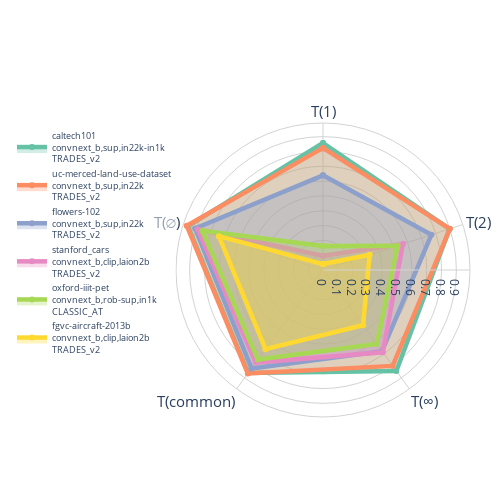

Here is the notebook cell this chart was saved with:
### Code cell
import matplotlib.pyplot as plt

# Rebuild radar data with config names included for each dataset's rank-1 configuration
radar_data_with_names = []

datas= [ 'stanford_cars',
        'oxford-iiit-pet',
        'caltech101' ,
        'flowers-102' ,
        'fgvc-aircraft-2013b',
        'uc-merced-land-use-dataset' ]


results = []
for dataset in sorted(datas):

        grouped_df[ (dataset, "sum_rank") ] =  grouped_df[(dataset, 'sum')].rank(ascending=False, method='min')
        extraction = grouped_df[ grouped_df[ (dataset, "sum_rank") ] == 1 ]
        idx = pd.IndexSlice
        extr = extraction.loc[:, idx[dataset, ['L1_acc', 'L2_acc', 'Linf_acc', 'clean_acc', 'common_acc']]]
        metric_dict = {metric: float(extr[(dataset, metric)]) for metric in ['L1_acc', 'L2_acc', 'Linf_acc', 'clean_acc', 'common_acc']}
        metric_dict['backbone_name'] = extraction.index.get_level_values('backbone_name')[0]
        metric_dict['loss_function'] = extraction.index.get_level_values('loss_function')[0]
        metric_dict['dataset'] = dataset
        results.append( metric_dict )

results = pd.DataFrame(results)

import plotly.graph_objects as go
import plotly.colors as pc
import numpy as np
import pandas as pd

# Define axis labels
categories = ['L1_acc', 'L2_acc', 'Linf_acc', 'common_acc', 'clean_acc']
symbol_labels = [r'T(1)', r'T(2)', r'T(∞)', r'T(common)', r'T(∅)']

# Compute area as sum of metrics (proxy for polygon area)
results['area'] = results[categories].sum(axis=1)

# Sort results from highest to lowest area
results_sorted = results.sort_values(by='area', ascending=False).reset_index(drop=True)

# Use Plotly's qualitative color set
colors = pc.qualitative.Set2

fig = go.Figure()

for i, (_, row) in enumerate(results_sorted.iterrows()):
    lbl = f"{row['dataset']}<br>{row['backbone_name']}<br>{row['loss_function']}"
    values = [row[metric] for metric in categories]
    values += [values[0]]  # Close shape

    color = colors[i % len(colors)]

    fig.add_trace(go.Scatterpolar(
        r=values,
        theta=symbol_labels + [symbol_labels[0]],
        fill='toself',
        name=lbl,
        fillcolor=color.replace('rgb', 'rgba').replace(')', ', 0.3)'),  # 30% fill opacity
        line=dict(color=color, width=4.5)  # Increased line thickness and full opacity
    ))

# Layout
fig.update_layout(
    polar=dict(
        bgcolor='white',

        radialaxis=dict(
            visible=True,
            showticklabels=True,
            ticks='',
            gridcolor='lightgray',
            linecolor='lightgray'
        ),
        angularaxis=dict(
            rotation=90,  # Move 0° to the top (default is 0 at the right)
            direction='clockwise',
            tickfont=dict(size=15),
            gridcolor='lightgray',
            linecolor='lightgray'
        ),
    ),
    legend=dict(
        font=dict(size=9),
        bgcolor='rgba(255,255,255,0.5)',
        x=-0.0,
        y=0.85,
        xanchor='right',
        yanchor='top'
    ),
    paper_bgcolor='white',
    showlegend=True,
    margin=dict(l=50, r=30, t=60, b=20),
    width=500,
    height=500
)

fig.show()
fig.write_image("paper_figures/best_performing_per_dataset.pdf", format='pdf', width=450, height=400, scale=4)

### Figure 1 — Plotly figure (JSON) as saved in the notebook; plotly's stock layout.template omitted (floating-point values rounded to 4 significant figures)
{"data": [{"fill": "toself", "fillcolor": "rgba(102,194,165, 0.3)", "line": {"color": "rgb(102,194,165)", "width": 4.5}, "name": "caltech101<br>convnext_b,sup,in22k-in1k<br>TRADES_v2", "r": [0.857, 0.898, 0.842, 0.86, 0.958, 0.857], "theta": ["T(1)", "T(2)", "T(∞)", "T(common)", "T(∅)", "T(1)"], "type": "scatterpolar"}, {"fill": "toself", "fillcolor": "rgba(252,141,98, 0.3)", "line": {"color": "rgb(252,141,98)", "width": 4.5}, "name": "uc-merced-land-use-dataset<br>convnext_b,sup,in22k<br>TRADES_v2", "r": [0.8238, 0.9, 0.8, 0.8635, 0.9667, 0.8238], "theta": ["T(1)", "T(2)", "T(∞)", "T(common)", "T(∅)", "T(1)"], "type": "scatterpolar"}, {"fill": "toself", "fillcolor": "rgba(141,160,203, 0.3)", "line": {"color": "rgb(141,160,203)", "width": 4.5}, "name": "flowers-102<br>convnext_b,sup,in22k<br>TRADES_v2", "r": [0.639, 0.769, 0.677, 0.821, 0.907, 0.639], "theta": ["T(1)", "T(2)", "T(∞)", "T(common)", "T(∅)", "T(1)"], "type": "scatterpolar"}, {"fill": "toself", "fillcolor": "rgba(231,138,195, 0.3)", "line": {"color": "rgb(231,138,195)", "width": 4.5}, "name": "stanford_cars<br>convnext_b,clip,laion2b<br>TRADES_v2", "r": [0.096, 0.567, 0.687, 0.772, 0.889, 0.096], "theta": ["T(1)", "T(2)", "T(∞)", "T(common)", "T(∅)", "T(1)"], "type": "scatterpolar"}, {"fill": "toself", "fillcolor": "rgba(166,216,84, 0.3)", "line": {"color": "rgb(166,216,84)", "width": 4.5}, "name": "oxford-iiit-pet<br>convnext_b,rob-sup,in1k<br>CLASSIC_AT", "r": [0.162, 0.529, 0.618, 0.747, 0.856, 0.162], "theta": ["T(1)", "T(2)", "T(∞)", "T(common)", "T(∅)", "T(1)"], "type": "scatterpolar"}, {"fill": "toself", "fillcolor": "rgba(255,217,47, 0.3)", "line": {"color": "rgb(255,217,47)", "width": 4.5}, "name": "fgvc-aircraft-2013b<br>convnext_b,clip,laion2b<br>TRADES_v2", "r": [0.04, 0.3307, 0.46, 0.66, 0.739, 0.04], "theta": ["T(1)", "T(2)", "T(∞)", "T(common)", "T(∅)", "T(1)"], "type": "scatterpolar"}], "layout": {"height": 500, "legend": {"bgcolor": "rgba(255,255,255,0.5)", "font": {"size": 9}, "x": 0, "xanchor": "right", "y": 0.85, "yanchor": "top"}, "margin": {"b": 20, "l": 50, "r": 30, "t": 60}, "paper_bgcolor": "white", "polar": {"angularaxis": {"direction": "clockwise", "gridcolor": "lightgray", "linecolor": "lightgray", "rotation": 90, "tickfont": {"size": 15}}, "bgcolor": "white", "radialaxis": {"gridcolor": "lightgray", "linecolor": "lightgray", "showticklabels": true, "ticks": "", "visible": true}}, "showlegend": true, "width": 500}}
